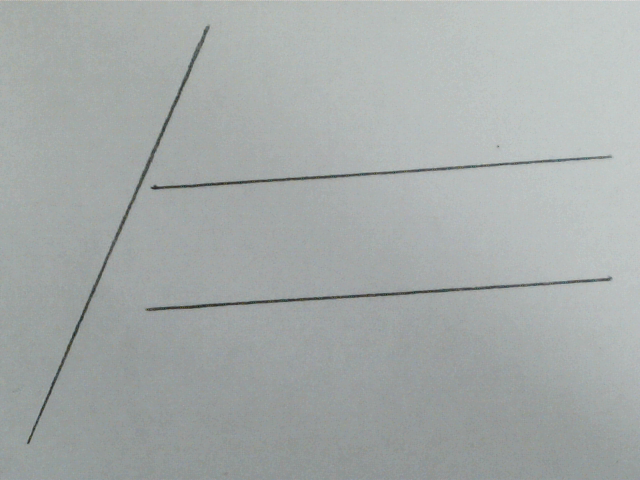
#> input picture coordinates/test_image.png, 640 x 480 px
$ python coordinate_test.py   (Python 2 division)
#> lines starting #> are read from the running program, lines starting #| are printed output that depends on the picture; after the words box and inside, x2 and y2 are one past the last pixel; in counts of white or black regions, pixels touching at a corner belong together
import cv2
import numpy as np

try:
    img = cv2.imread('test_image.png')
#> img is the input picture: shape (480, 640, 3); mean B, G, R 169.3, 170.5, 165.1
    gray = cv2.cvtColor(img,cv2.COLOR_BGR2GRAY)
    edges = cv2.Canny(gray,50,150,apertureSize = 3)
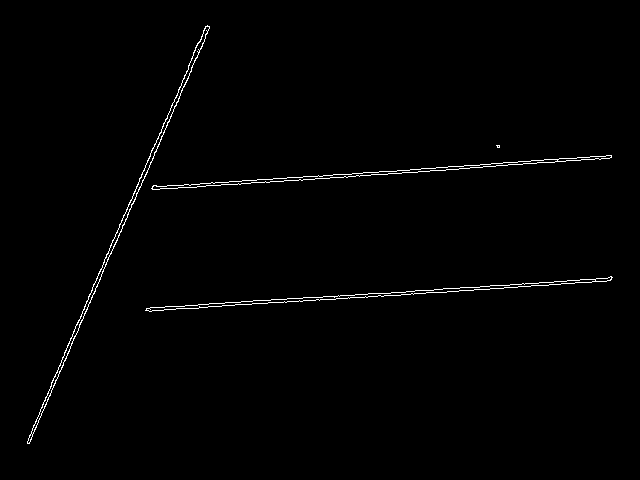
#> edges: shape (480, 640); 0.95% white in thin lines or dots, all inside (x1, y1, x2, y2) = (27, 25, 613, 444)
    minLineLength = 200
    maxLineGap = 5
    lines = []
    lines = cv2.HoughLinesP(edges,1,np.pi/180,100,minLineLength,maxLineGap)
#> lines = 100 rows, first 6: [330, 177, 345, 176], [491, 163, 498, 163], [450, 166, 478, 165], [471, 167, 482, 167], [253, 182, 264, 182], [191, 184, 199, 184]
    if not lines is None:
        print "found!"
        for x1,y1,x2,y2 in lines[0]:
            cv2.line(img,(x1,y1),(x2,y2),(0,255,0),2)
#> this loop made 1 pass
#> img: shape (480, 640, 3); 0.02% of pixels changed, all inside (x1, y1, x2, y2) = (329, 175, 347, 179)
    else:
        print "none"
    cv2.imwrite('houghlines5.png',img)

except Exception as ex:
    print ex
    raw_input()
